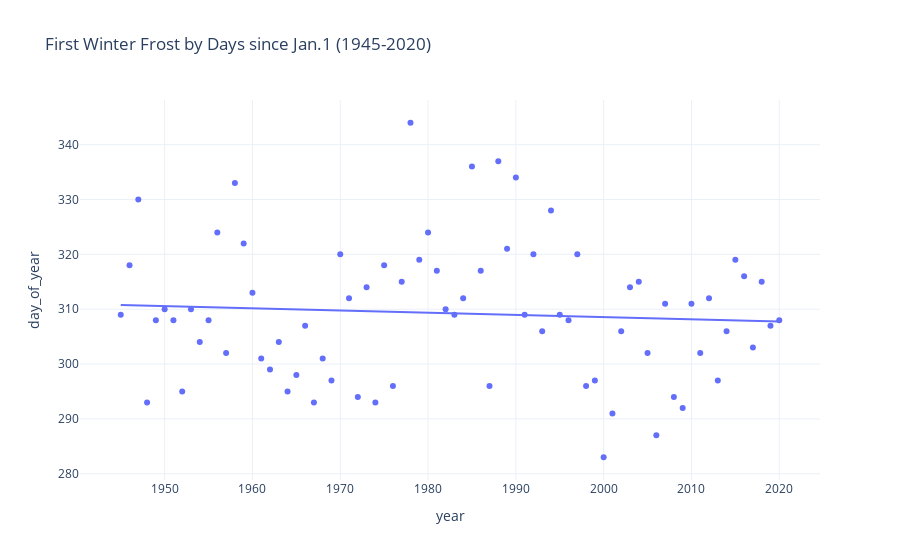

Notebook code cell kept with this figure:
### Code cell
fig = px.scatter(first_frost, x='year', y='day_of_year', trendline='ols', template='plotly_white', 
                 title='First Winter Frost by Days since Jan.1 (1945-2020)')
fig.show()
